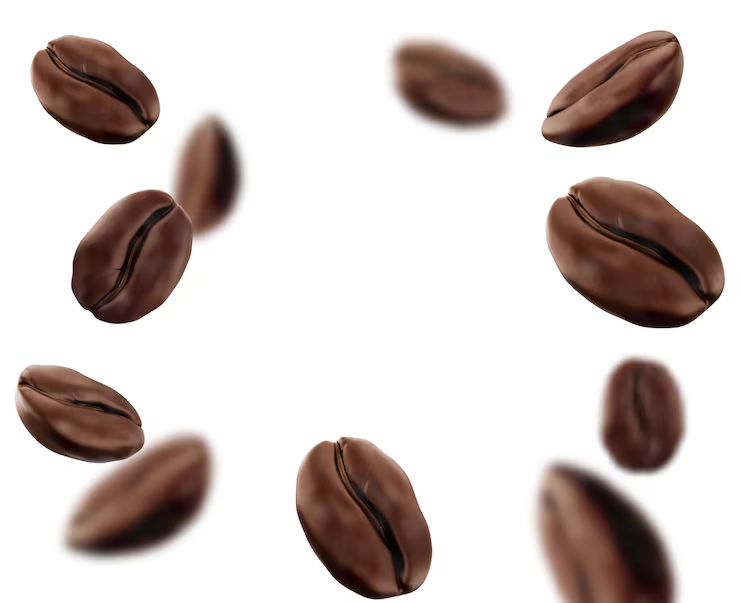
//> input picture resources/beans.png, 740 x 603 px
$ ./main   (built with g++ and OpenCV 4)
//> lines starting //> are read from the running program, lines starting //| are printed output that depends on the picture; after the words box and inside, x2 and y2 are one past the last pixel; in counts of white or black regions, pixels touching at a corner belong together
#include <iostream>
#include <opencv2/opencv.hpp>
#include <opencv2/highgui.hpp>
#include <opencv2/imgproc.hpp>

using namespace std;
using namespace cv;

//erode function
void erode(const Mat& input, Mat& output, const Mat& se)
{
        for (int y = 1; y < input.rows - 1; y++)
    {
        for (int x = 1; x < input.cols - 1; x++)
        {
            bool shouldErode = true;
            for (int j = -1; j <= 1; j++)
            {
                for (int i = -1; i <= 1; i++)
                {
                    if (se.at<uchar>(j + 1, i + 1) == 0)
                    {
                        continue;
                    }
                    {
                        if (input.at<uchar>(y + j, x + i) == 0)
                        {
                            shouldErode = false;
                            break;
                        }
                    }
                }
                if (!shouldErode)
                {
                    break;
                }
            }
            if (shouldErode)
            {
                output.at<uchar>(y, x) = 255;
            }
        }
    }
}


//dilate function
void dilate(const Mat& input, Mat& output, const Mat& se)
{
    for (int y = 1; y < input.rows - 1; y++)
    {
        for (int x = 1; x < input.cols - 1; x++)
        {
            bool shouldDilatate = false;
            for (int j = -1; j <= 1; j++)
            {
                for (int i = -1; i <= 1; i++)
                {
                    if (se.at<uchar>(j + 1, i + 1) == 0)
                    {
                        continue;
                    }
                    {
                        if (input.at<uchar>(y + j, x + i) == 255)
                        {
                            shouldDilatate = true;
                            break;
                        }
                    }
                }
                if (shouldDilatate)
                {
                    break;
                }
            }
            if (shouldDilatate)
            {
                output.at<uchar>(y, x) = 255;
            }
        }
    }
}


int main()
{
    Mat inputImage = imread("resources/beans.png", IMREAD_GRAYSCALE);
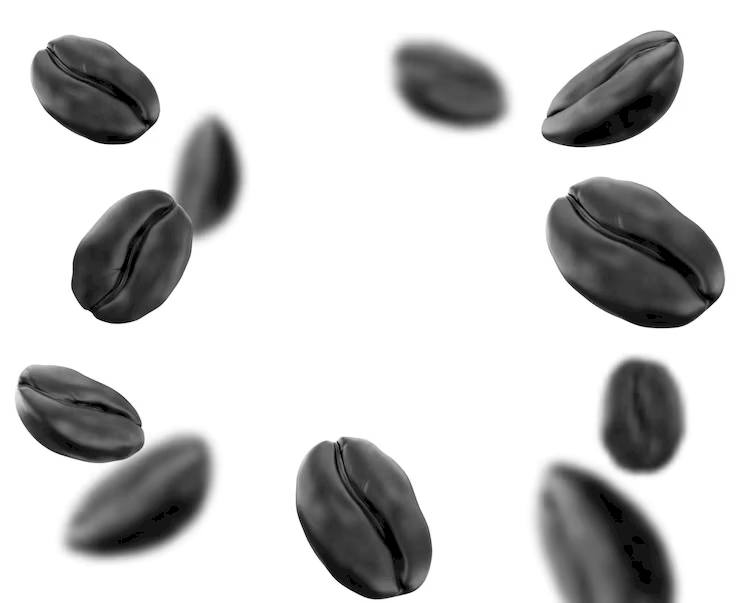
//> inputImage: 603 rows x 740 cols, CV_8UC1; min 0, max 255, mean 203.6

    if (inputImage.empty())
    {
        cerr << "Could not open input image\n";
        return 1;
    }

    imshow("Original image", inputImage);

    Mat binaryImage(inputImage.rows, inputImage.cols, CV_8UC1);
    double thresholdValue = 110;
    for (int y = 0; y < inputImage.rows; y++)
    {
        for (int x = 0; x < inputImage.cols; x++)
        {
            if (inputImage.at<uchar>(y, x) > thresholdValue)
            {
                binaryImage.at<uchar>(y, x) = 0; // Set to black
            }
            else
            {
                binaryImage.at<uchar>(y, x) = 255; // Set to white
            }
        }
    }
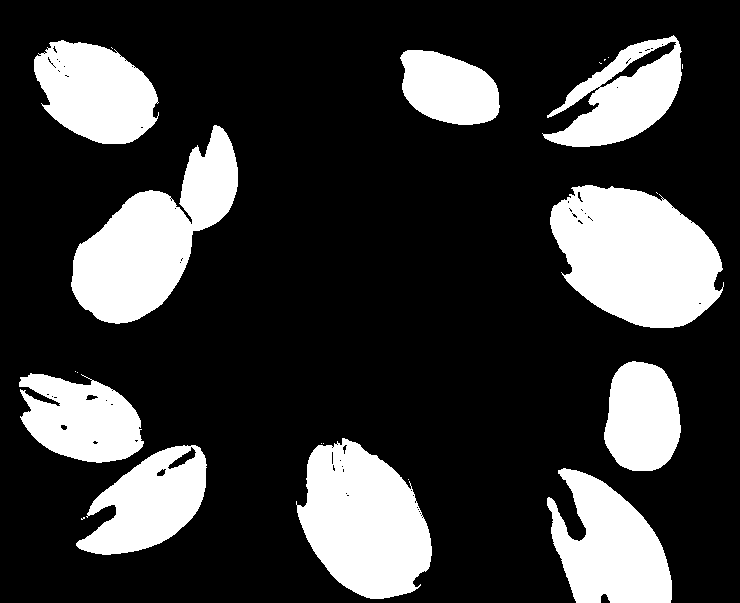
//> binaryImage: 603 rows x 740 cols, CV_8UC1; 23.4% white; 22 white regions (12 under 20 px), largest, box (x1, y1, x2, y2) and area: (550, 185, 724, 328) 17770, (71, 125, 238, 324) 15378, (296, 438, 432, 599) 15016

    imshow("Binary image", binaryImage);

    Mat SE = (Mat_<uchar>({3, 3}, {0, 255, 0,
                                   255, 255, 255,
                                   0, 255, 0}));

    Mat imageEroded(inputImage.rows, inputImage.cols, CV_8UC1, Scalar(0));

    erode(binaryImage, imageEroded, SE);
//> after the loop in erode, `for (int y = 1; y < input.rows - 1; y++)`:
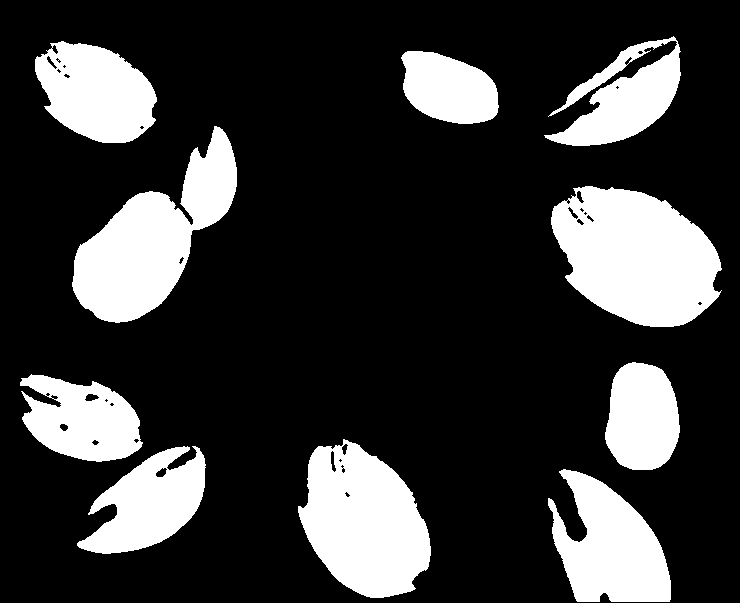
//> output: 603 rows x 740 cols, CV_8UC1; 22.3% white; 10 white regions, largest, box (x1, y1, x2, y2) and area: (551, 186, 722, 327) 17170, (72, 126, 237, 323) 14759, (298, 439, 431, 598) 14442

    imshow("Eroded image", imageEroded);

    Mat imageDilatated(inputImage.rows, inputImage.cols, CV_8UC1, Scalar(0));

    dilate(binaryImage, imageDilatated, SE);
//> after the loop in dilate, `for (int y = 1; y < input.rows - 1; y++)`:
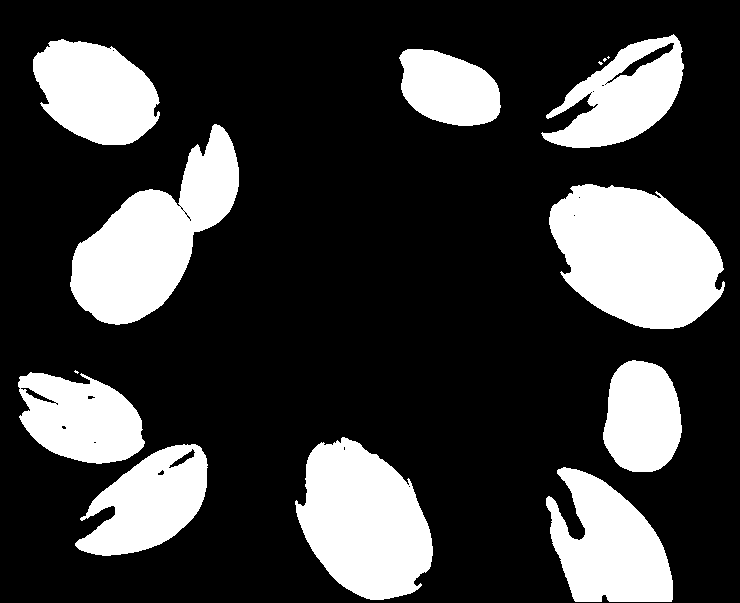
//> output: 603 rows x 740 cols, CV_8UC1; 24.5% white; 14 white regions (4 under 20 px), largest, box (x1, y1, x2, y2) and area: (549, 184, 725, 329) 18348, (70, 124, 239, 325) 15988, (295, 437, 433, 600) 15557

    imshow("Dilatated image", imageDilatated);


    //open
    Mat imageOpened(inputImage.rows, inputImage.cols, CV_8UC1, Scalar(0));
    erode(binaryImage, imageOpened, SE);
    Mat imageOpenedTemp(inputImage.rows, inputImage.cols, CV_8UC1, Scalar(0));
    dilate(imageOpened, imageOpenedTemp, SE);
//> after the loop in dilate (call 2), `for (int y = 1; y < input.rows - 1; y++)`:
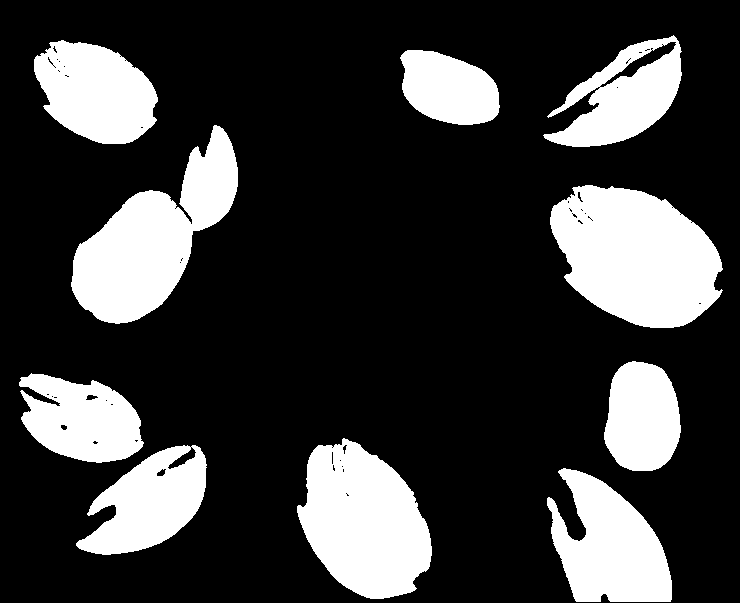
//> output: 603 rows x 740 cols, CV_8UC1; 23.4% white; 10 white regions, largest, box (x1, y1, x2, y2) and area: (550, 185, 723, 328) 17741, (71, 125, 238, 324) 15369, (297, 438, 432, 599) 14962
    imshow("Opened image", imageOpenedTemp);

    //close
    Mat imageClosed(inputImage.rows, inputImage.cols, CV_8UC1, Scalar(0));
    dilate(binaryImage, imageClosed, SE);
    Mat imageClosedTemp(inputImage.rows, inputImage.cols, CV_8UC1, Scalar(0));
    erode(imageClosed, imageClosedTemp, SE);
//> after the loop in erode (call 3), `for (int y = 1; y < input.rows - 1; y++)`:
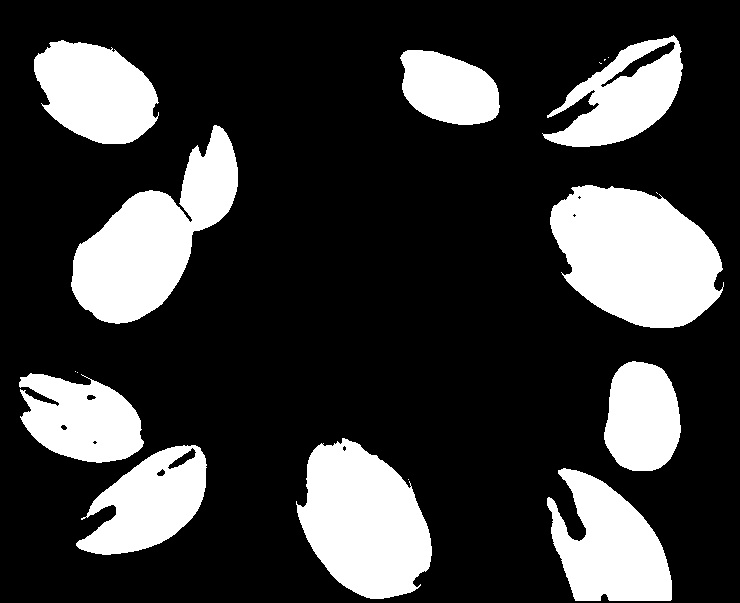
//> output: 603 rows x 740 cols, CV_8UC1; 23.5% white; 17 white regions (7 under 20 px), largest, box (x1, y1, x2, y2) and area: (550, 185, 724, 328) 17837, (71, 125, 238, 324) 15397, (296, 438, 432, 599) 15080
    imshow("Closed image", imageClosedTemp);

    waitKey(0);

    return 0;

}

$ run again, with resources/answer_sheet.png copied over resources/beans.png
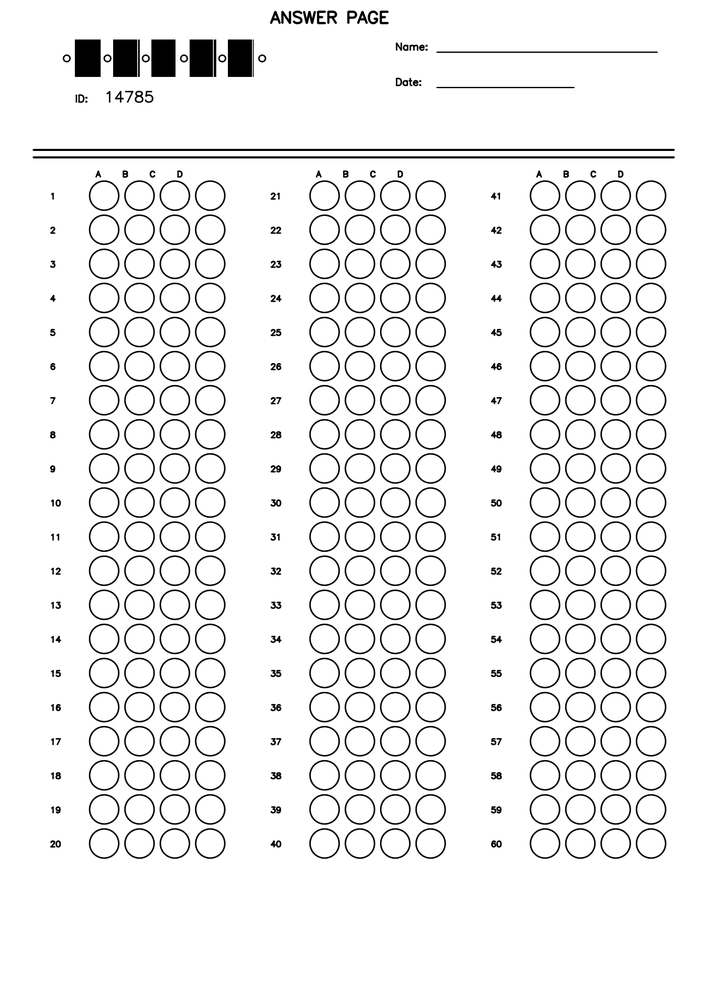
//> input picture resources/answer_sheet.png, 707 x 998 px, shrunk from 1700 x 2400 before the run
//> inputImage is the input picture: 998 rows x 707 cols, CV_8UC1; min 0, max 255, mean 238.4
//> after the loop `for (int y = 0; y < inputImage.rows; y++)`:
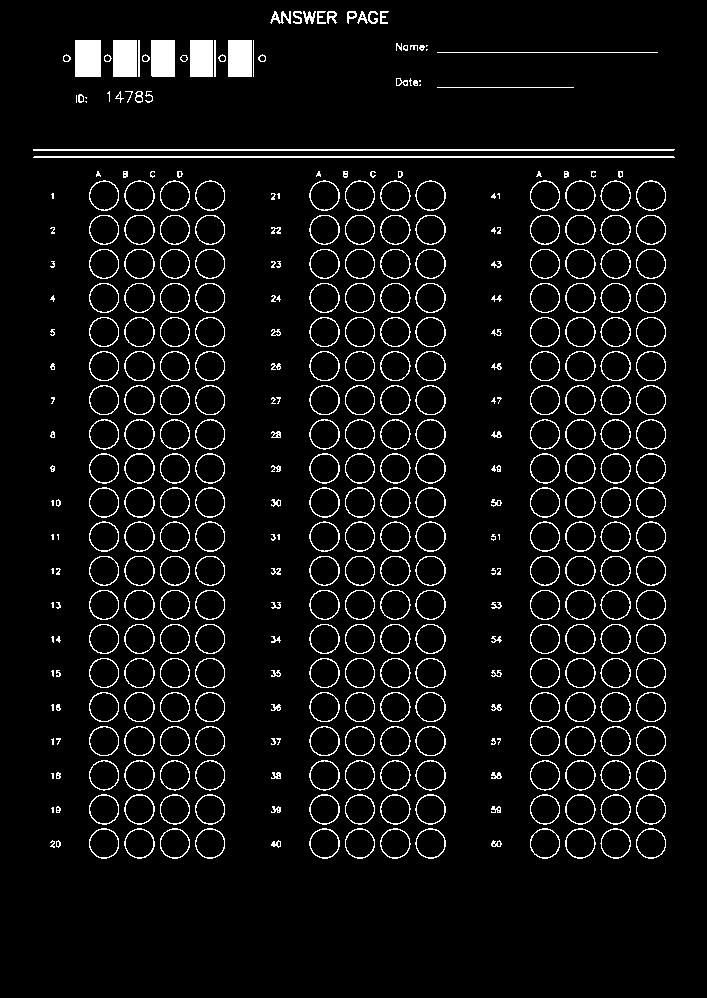
//> binaryImage: 998 rows x 707 cols, CV_8UC1; 5.9% white in thin lines or dots, all inside (x1, y1, x2, y2) = (33, 11, 675, 859)
//> after the loop in erode (call 3), `for (int y = 1; y < input.rows - 1; y++)`:
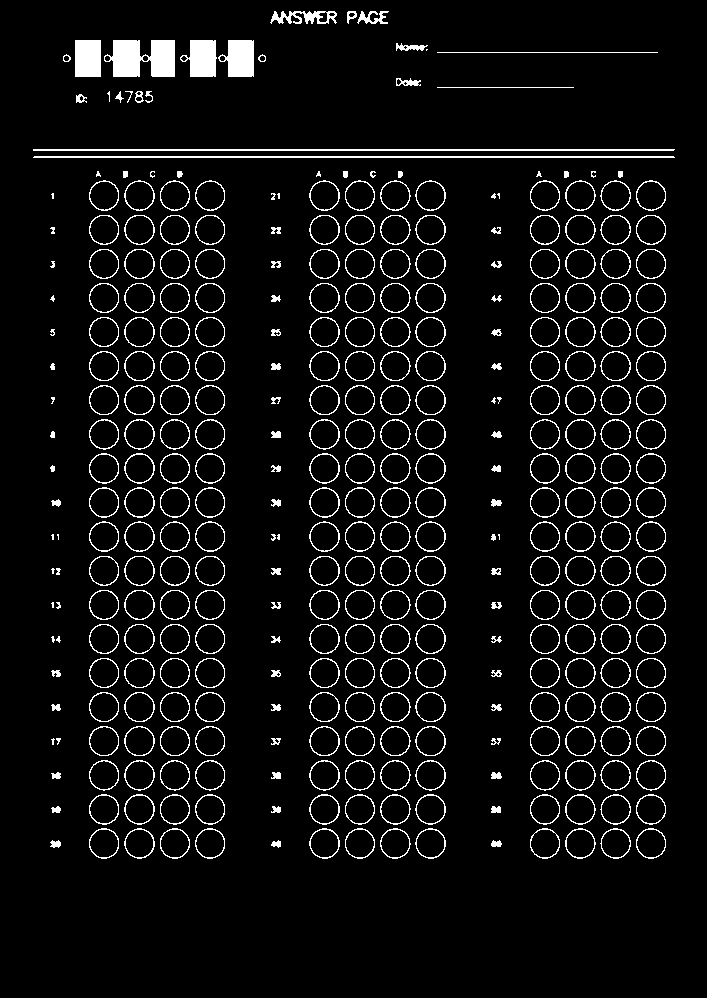
//> output: 998 rows x 707 cols, CV_8UC1; 6.1% white in thin lines or dots, all inside (x1, y1, x2, y2) = (33, 11, 675, 859)
